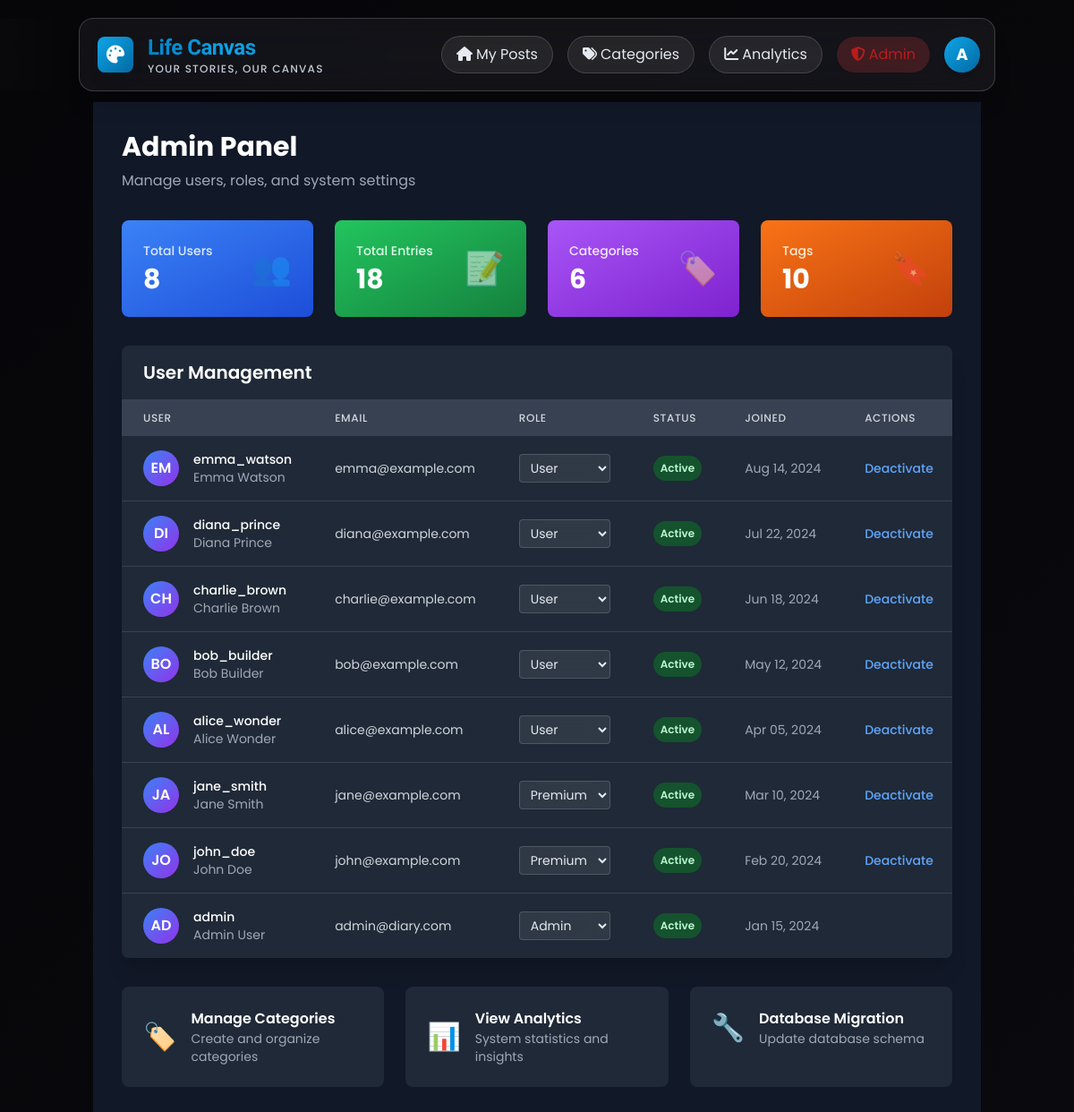
/admin.php (signed in), run on the app's committed database.
### tables this page shows
CREATE TABLE IF NOT EXISTS users (
  user_id INT UNSIGNED AUTO_INCREMENT PRIMARY KEY,
  username VARCHAR(50) NOT NULL UNIQUE,
  full_name VARCHAR(100) NULL,
  email VARCHAR(100) NULL UNIQUE,
  date_of_birth DATE NULL,
  profile_pic VARCHAR(255) NULL,
  bio TEXT NULL,
  password VARCHAR(255) NOT NULL,
  security_question VARCHAR(255) NULL,
  security_answer VARCHAR(255) NULL,
  role_id INT UNSIGNED DEFAULT 3,
  preferences JSON NULL,
  is_active BOOLEAN DEFAULT TRUE,
  created_at TIMESTAMP DEFAULT CURRENT_TIMESTAMP,
  last_login TIMESTAMP NULL,
  CONSTRAINT fk_users_role FOREIGN KEY (role_id) REFERENCES roles(role_id) ON DELETE SET NULL
);

### config/db.php (called while the page is built, shortened)
<?php
$config = require __DIR__ . '/config.php';
function get_pdo(): PDO {
    static $pdo = null;
    if ($pdo !== null) return $pdo;
    $config = require __DIR__ . '/config.php';
    $dsn = sprintf('mysql:host=%s;port=%d;dbname=%s;charset=%s',
        $config['db']['host'],
        $config['db']['port'],
        $config['db']['name'],
        $config['db']['charset']
    );
    $options = [
        PDO::ATTR_ERRMODE => PDO::ERRMODE_EXCEPTION,
        PDO::ATTR_DEFAULT_FETCH_MODE => PDO::FETCH_ASSOC,
        PDO::ATTR_EMULATE_PREPARES => false,
    ];
    try {
        $pdo = new PDO($dsn, $config['db']['user'], $config['db']['pass'], $options);
    } catch (PDOException $e) {
        http_response_code(500);
        echo 'Database connection failed.';
        exit;
    }
    return $pdo;
}

### lib/db.php (called while the page is built, shortened)
<?php
require_once __DIR__ . '/../config/db.php';
function db(): PDO {
    return get_pdo();
}
function db_all(string $sql, array $params = []): array {
    $stmt = db()->prepare($sql);
    $stmt->execute($params);
    return $stmt->fetchAll();
}
function db_one(string $sql, array $params = []): ?array {
    $stmt = db()->prepare($sql);
    $stmt->execute($params);
    $row = $stmt->fetch();
    return $row === false ? null : $row;
}

### lib/utils.php (called while the page is built, shortened)
<?php
function e(string $value): string {
    return htmlspecialchars($value, ENT_QUOTES, 'UTF-8');
}
function app_base_url(): string {
    $config = require __DIR__ . '/../config/config.php';
    if (!empty($_SERVER['SCRIPT_NAME'])) {
        $dir = rtrim(str_replace('\\', '/', dirname($_SERVER['SCRIPT_NAME'])), '/');
        return $dir;
    }
    return '';
}
function get_roles(): array {
    require_once __DIR__ . '/db.php';
    return db_all("SELECT * FROM roles ORDER BY role_name");
}

### config/config.php (called while the page is built)
<?php
return [
    'db' => [
        'host' => '127.0.0.1',
        'port' => 3306,
        'name' => 'diary_app',
        'user' => 'root',
        'pass' => '',
        'charset' => 'utf8mb4'
    ],
    'app' => [
        'base_url' => '',
        'session_name' => 'diaryapp_sess',
        'display_errors' => true
    ],
    'uploads' => [
        'dir' => __DIR__ . '/../uploads',
        'max_size_bytes' => 5 * 1024 * 1024,
        'allowed_mime' => [
            'image/jpeg', 'image/png', 'image/gif', 'image/webp',
            'audio/mpeg', 'audio/wav', 'audio/ogg'
        ]
    ]
];

### lib/auth.php (called while the page is built, shortened)
<?php
require_once __DIR__ . '/../config/db.php';
require_once __DIR__ . '/utils.php';
function start_session_once(): void {
    $config = require __DIR__ . '/../config/config.php';
}
function is_logged_in(): bool {
    return isset($_SESSION['user_id']);
}
function current_user_id(): ?int {
    return is_logged_in() ? (int)$_SESSION['user_id'] : null;
}
function get_logged_in_user(): ?array {
    require_once __DIR__ . '/db.php';
    return db_one("SELECT u.*, r.role_name
                   FROM users u
                   LEFT JOIN roles r ON u.role_id = r.role_id
                   WHERE u.user_id = ?", [current_user_id()]);
}

### admin.php (the view, shortened to what this page needs)
<?php
require_once 'lib/auth.php';
require_once 'lib/db.php';
require_once 'lib/utils.php';
$total_users = db_one("SELECT COUNT(*) as count FROM users")['count'];
$total_entries = db_one("SELECT COUNT(*) as count FROM entries WHERE is_deleted = FALSE")['count'];
$total_categories = db_one("SELECT COUNT(*) as count FROM categories")['count'];
$total_tags = db_one("SELECT COUNT(*) as count FROM tags")['count'];
$recent_users = db_all("SELECT u.user_id, u.username, u.full_name, u.email, r.role_name, u.created_at, u.is_active
                        FROM users u
                        LEFT JOIN roles r ON u.role_id = r.role_id
                        ORDER BY u.created_at DESC
                        LIMIT 10");
$roles = get_roles();
include 'partials/head.php';
?>
<div class="min-h-screen bg-gray-900 py-8">
    <div class="max-w-7xl mx-auto px-4 sm:px-6 lg:px-8">
        <div class="mb-8">
            <h1 class="text-3xl font-bold text-white mb-2">Admin Panel</h1>
            <p class="text-gray-400">Manage users, roles, and system settings</p>
        </div>
        <div class="grid grid-cols-1 md:grid-cols-2 lg:grid-cols-4 gap-6 mb-8">
            <div class="bg-gradient-to-br from-blue-500 to-blue-700 rounded-lg p-6 text-white">
                <div class="flex items-center justify-between">
                    <div>
                        <p class="text-blue-100 text-sm font-medium">Total Users</p>
                        <p class="text-3xl font-bold mt-1"><?= $total_users ?></p>
                    </div>
                    <div class="text-4xl opacity-50">👥</div>
                </div>
            </div>
            <div class="bg-gradient-to-br from-green-500 to-green-700 rounded-lg p-6 text-white">
                <div class="flex items-center justify-between">
                    <div>
                        <p class="text-green-100 text-sm font-medium">Total Entries</p>
                        <p class="text-3xl font-bold mt-1"><?= $total_entries ?></p>
                    </div>
                    <div class="text-4xl opacity-50">📝</div>
                </div>
            </div>
            <div class="bg-gradient-to-br from-purple-500 to-purple-700 rounded-lg p-6 text-white">
                <div class="flex items-center justify-between">
                    <div>
                        <p class="text-purple-100 text-sm font-medium">Categories</p>
                        <p class="text-3xl font-bold mt-1"><?= $total_categories ?></p>
                    </div>
                    <div class="text-4xl opacity-50">🏷️</div>
                </div>
            </div>
            <div class="bg-gradient-to-br from-orange-500 to-orange-700 rounded-lg p-6 text-white">
                <div class="flex items-center justify-between">
                    <div>
                        <p class="text-orange-100 text-sm font-medium">Tags</p>
                        <p class="text-3xl font-bold mt-1"><?= $total_tags ?></p>
                    </div>
                    <div class="text-4xl opacity-50">🔖</div>
                </div>
            </div>
        </div>
        <div class="bg-gray-800 rounded-lg shadow-xl overflow-hidden">
            <div class="px-6 py-4 border-b border-gray-700">
                <h2 class="text-xl font-semibold text-white">User Management</h2>
            </div>
            <div class="overflow-x-auto">
                <table class="w-full">
                    <thead class="bg-gray-700">
                        <tr>
                            <th class="px-6 py-3 text-left text-xs font-medium text-gray-300 uppercase tracking-wider">User</th>
                            <th class="px-6 py-3 text-left text-xs font-medium text-gray-300 uppercase tracking-wider">Email</th>
                            <th class="px-6 py-3 text-left text-xs font-medium text-gray-300 uppercase tracking-wider">Role</th>
                            <th class="px-6 py-3 text-left text-xs font-medium text-gray-300 uppercase tracking-wider">Status</th>
                            <th class="px-6 py-3 text-left text-xs font-medium text-gray-300 uppercase tracking-wider">Joined</th>
                            <th class="px-6 py-3 text-left text-xs font-medium text-gray-300 uppercase tracking-wider">Actions</th>
                        </tr>
                    </thead>
                    <tbody class="bg-gray-800 divide-y divide-gray-700">
                        <?php foreach ($recent_users as $user): ?>
                        <tr class="hover:bg-gray-750">
                            <td class="px-6 py-4 whitespace-nowrap">
                                <div class="flex items-center">
                                    <div class="h-10 w-10 rounded-full bg-gradient-to-br from-blue-500 to-purple-600 flex items-center justify-center text-white font-semibold">
                                        <?= strtoupper(substr($user['username'], 0, 2)) ?>
                                    </div>
                                    <div class="ml-4">
                                        <div class="text-sm font-medium text-white"><?= e($user['username']) ?></div>
                                        <?php if ($user['full_name']): ?>
                                        <div class="text-sm text-gray-400"><?= e($user['full_name']) ?></div>
                                        <?php endif; ?>
                                    </div>
                                </div>
                            </td>
                            <td class="px-6 py-4 whitespace-nowrap">
                                <div class="text-sm text-gray-300"><?= $user['email'] ? e($user['email']) : '-' ?></div>
                            </td>
                            <td class="px-6 py-4 whitespace-nowrap">
                                <form method="POST" class="inline">
                                    <select name="role_id" onchange="if(confirm('Change user role?')) this.form.submit()"
                                            class="bg-gray-700 text-white text-sm rounded px-2 py-1 border border-gray-600">
                                        <?php foreach ($roles as $role): ?>
                                        <option value="<?= $role['role_id'] ?>" <?= $user['role_name'] === $role['role_name'] ? 'selected' : '' ?>>
                                            <?= e($role['role_name']) ?>
                                        </option>
                                        <?php endforeach; ?>
                                    </select>
                                </form>
                            </td>
                            <td class="px-6 py-4 whitespace-nowrap">
                                <span class="px-2 py-1 inline-flex text-xs leading-5 font-semibold rounded-full <?= $user['is_active'] ? 'bg-green-900 text-green-200' : 'bg-red-900 text-red-200' ?>">
                                    <?= $user['is_active'] ? 'Active' : 'Inactive' ?>
                                </span>
                            </td>
                            <td class="px-6 py-4 whitespace-nowrap text-sm text-gray-400">
                                <?= date('M d, Y', strtotime($user['created_at'])) ?>
                            </td>
                            <td class="px-6 py-4 whitespace-nowrap text-sm font-medium">
                                <?php if ($user['user_id'] != current_user_id()): ?>
                                <form method="POST" class="inline">
                                    <button type="submit" name="toggle_active" value="1"
                                            onclick="return confirm('Toggle user active status?')"
                                            class="text-blue-400 hover:text-blue-300 mr-3">
                                        <?= $user['is_active'] ? 'Deactivate' : 'Activate' ?>
                                    </button>
                                </form>
                                <?php endif; ?>
                            </td>
                        </tr>
                        <?php endforeach; ?>
                    </tbody>
                </table>
            </div>
        </div>
        <div class="mt-8 grid grid-cols-1 md:grid-cols-3 gap-6">
            <a href="categories.php" class="bg-gray-800 hover:bg-gray-750 rounded-lg p-6 transition duration-200">
                <div class="flex items-center">
                    <div class="text-3xl mr-4">🏷️</div>
                    <div>
                        <h3 class="text-white font-semibold">Manage Categories</h3>
                        <p class="text-gray-400 text-sm">Create and organize categories</p>
                    </div>
                </div>
            </a>
            <a href="analytics.php" class="bg-gray-800 hover:bg-gray-750 rounded-lg p-6 transition duration-200">
                <div class="flex items-center">
                    <div class="text-3xl mr-4">📊</div>
                    <div>
                        <h3 class="text-white font-semibold">View Analytics</h3>
                        <p class="text-gray-400 text-sm">System statistics and insights</p>
                    </div>
                </div>
            </a>
            <a href="migrate.php" class="bg-gray-800 hover:bg-gray-750 rounded-lg p-6 transition duration-200">
                <div class="flex items-center">
                    <div class="text-3xl mr-4">🔧</div>
                    <div>
                        <h3 class="text-white font-semibold">Database Migration</h3>
                        <p class="text-gray-400 text-sm">Update database schema</p>
                    </div>
                </div>
            </a>
        </div>
    </div>
</div>
<?php include 'partials/footer.php'; ?>

### assets/css/theme.css (style rules this page uses)
:root { color-scheme: dark; --bg-0:rgba(20, 20, 30, 0.5); --bg-1:rgba(30, 30, 45, 0.7); --bg-2:rgba(40, 40, 55, 0.6); --text:#E5E9F0; --text-secondary:#C2C8D2; --muted:#A0A8B8; --border:rgba(255, 255, 255, 0.15); --primary-500:#0ea5e9; --primary-600:#0284c7; --primary-700:#06b6d4; --accent:#06b6d4; --ring:rgba(14, 165, 233, 0.4); --ok-green:#10b981; --ok-yellow:#fbbf24; --ok-red:#ef4444; }
html, body { background: #0a0a0f; color: var(--text); overflow-x: hidden; position: relative; }
body::before { content: ''; position: fixed; top: 0; left: 0; width: 100%; height: 100%; background-image: url('../BG.jpg'); background-size: cover; background-position: center; background-repeat: no-repeat; background-attachment: fixed; pointer-events: none; z-index: 0; }
body::after { content: ''; position: fixed; top: 0; left: 0; width: 100%; height: 100%; background: rgba(0, 0, 0, 0.6); pointer-events: none; z-index: 0; }
.gradient-bg { background: linear-gradient(135deg, var(--bg-0) 0%, var(--bg-1) 55%, var(--bg-2) 100%); position: relative; z-index: 1; }
.text-gray-400 { color: var(--muted) !important; }
input, textarea, select { background: var(--bg-1); color: var(--text); border: 1.5px solid var(--border); transition: all 0.3s ease; border-radius: 0.5rem; }
select option { background: rgba(30, 30, 45, 0.95); color: var(--text); }
a { color: var(--primary-600); transition: all 0.3s ease; }
a { color: var(--primary-500); transition: all 0.3s ease; text-decoration: none; }
html { scroll-behavior: smooth; }
body { font-family: 'Poppins', sans-serif; }
input[type="text"], input[type="email"], input[type="password"], input[type="url"], input[type="date"], textarea, select { background: rgba(255, 255, 255, 0.08) !important; backdrop-filter: blur(10px); border: 1px solid rgba(255, 255, 255, 0.15) !important; color: var(--text) !important; transition: all 0.3s ease; }

### data on the page
users: username "EM", username "emma_watson", full_name "Emma Watson", email "emma@example.com", is_active "Active", created_at "Aug 14, 2024"
users: username "DI", username "diana_prince", full_name "Diana Prince", email "diana@example.com", is_active "Active", created_at "Jul 22, 2024"
users: username "CH", username "charlie_brown", full_name "Charlie Brown", email "charlie@example.com", is_active "Active", created_at "Jun 18, 2024"
users: username "BO", username "bob_builder", full_name "Bob Builder", email "bob@example.com", is_active "Active", created_at "May 12, 2024"
users: username "AL", username "alice_wonder", full_name "Alice Wonder", email "alice@example.com", is_active "Active", created_at "Apr 05, 2024"
users: username "JA", username "jane_smith", full_name "Jane Smith", email "jane@example.com", is_active "Active", created_at "Mar 10, 2024"
users: username "JO", username "john_doe", full_name "John Doe", email "john@example.com", is_active "Active", created_at "Feb 20, 2024"
users: username "AD", username "admin", full_name "Admin User", email "admin@diary.com", is_active "Active", created_at "Jan 15, 2024"

### other printed values
substr(current_username(), 0, 1) "A"
$total_users "8"
$total_entries "18"
$total_categories "6"
$total_tags "10"
form field role_id "User"
form field role_id "Premium"
form field role_id "Admin"
